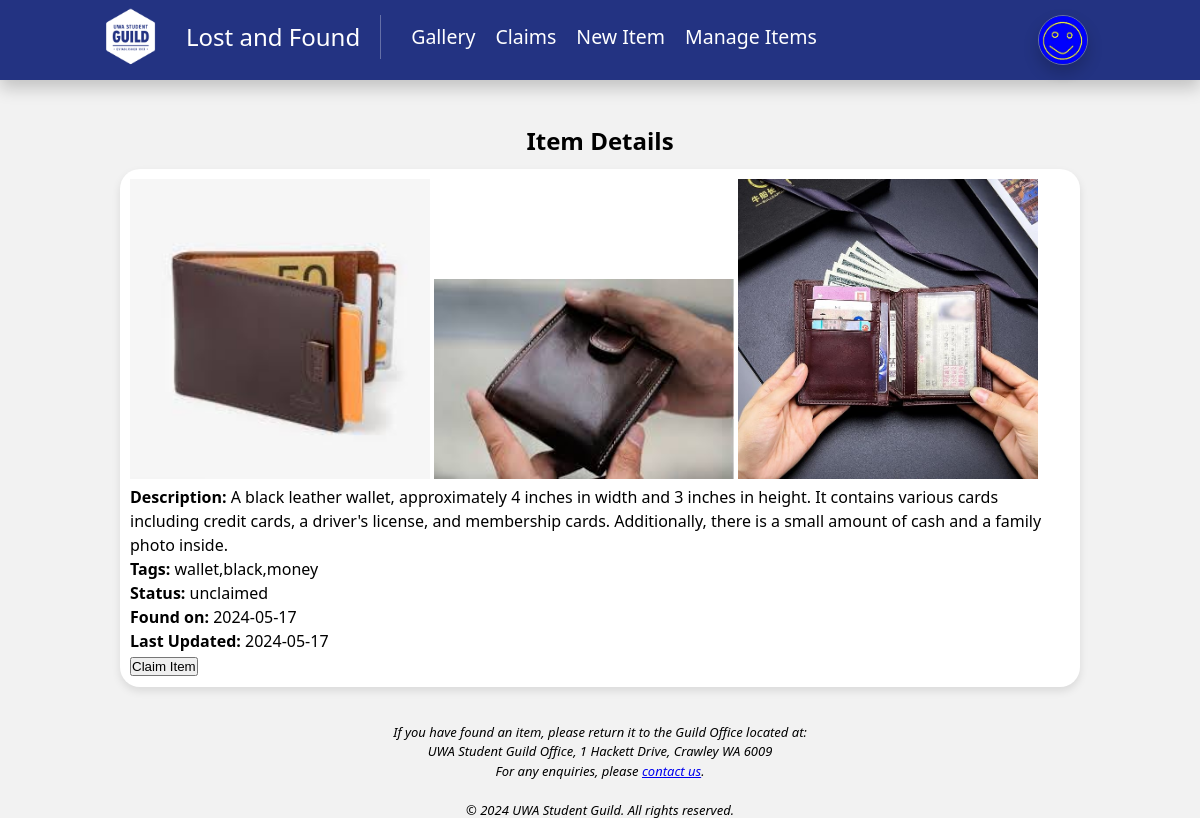
The app's page /item/1 (signed in) with its own data.
### app/models.py (models this page shows, shortened)
class User(UserMixin, db.Model):
    id = db.Column(db.Integer, primary_key=True)
    email = db.Column(db.String(120), index=True, unique=True)
    password_hash = db.Column(db.String(128))
    previlage = db.Column(db.String(128))
    first_name = db.Column(db.String(128))
    last_name = db.Column(db.String(128))
    photo_path = db.Column(db.String(128), default="sample_profile_photo.jpg")
    created_at = db.Column(db.DateTime, default=datetime.now)
    updated_at = db.Column(db.DateTime, default=datetime.now, onupdate=datetime.now)

class LostItem(db.Model):
    id = db.Column(db.Integer, primary_key=True)
    name = db.Column(db.String(128))
    description = db.Column(db.String(512))
    tags = db.Column(db.String(128))
    photo_paths = db.Column(db.String(128))
    status = db.Column(db.String(128), default="unclaimed")
    created_at = db.Column(db.DateTime, default=datetime.now)
    updated_at = db.Column(db.DateTime, default=datetime.now, onupdate=datetime.now)
    admin_id = db.Column(db.Integer, db.ForeignKey('user.id'))

### app/routes.py (the view)
@app.route('/item/<int:item_id>')
@login_required
def item(item_id):
    item = LostItem.query.get_or_404(item_id) # Fetch the item or return 404 if not found
    photo_paths = json.loads(item.photo_paths)
    return render_template('item.html', item_id=item_id, item=item, photo_paths=photo_paths)

### app/models.py (called while the page is built)
@login.user_loader
def load_user(id):
    return db.session.get(User, int(id))

### app/templates/item.html (shortened to what this page needs)
{% extends "base.html" %}
{% block header %}
Item Details
{% endblock %}
{% block content %}
<main>
    <section>
        {% for photo_path in photo_paths %}
        <img src="{{ url_for('static', filename='item_photos/' + photo_path) }}" alt="Image of {{ item.name }}"
            width="300">
        {% endfor %}
        <p><strong>Description:</strong> {{ item.description }}</p>
        <p><strong>Tags:</strong> {{ item.tags }}</p>
        <p><strong>Status:</strong> {{ item.status }}</p>
        <p><strong>Found on:</strong> {{ item.created_at.strftime('%Y-%m-%d') }}</p>
        <p><strong>Last Updated:</strong> {{ item.updated_at.strftime('%Y-%m-%d') }}</p>
    </section>
    <section>
        <button id="claimBtn">Claim Item</button>
    </section>
</main>
{% endblock %}

### app/templates/base.html (shortened to what this page needs)
<!DOCTYPE html>
<html lang="en">
<head>
    <link rel="stylesheet" type="text/css" href="{{ url_for('static', filename='css/styles.css') }}">
</head>
    <body>
        <header>
            <nav class="navbar">
                <div class="nav-items">
                    <div class="nav-menu">
                        <img class="logo-navbar" src="{{ url_for('static', filename='css/SGlogo.PNG') }}" alt="Student Guild Logo">
                        <div class="nav-menu-title">Lost and Found</div>
                        <a href="{{ url_for('gallery') }}">Gallery</a>
                        {% if current_user.previlage == 'admin' %}
                            <a href="{{ url_for('admin_claims') }}">Claims</a>
                            <a href="{{ url_for('new_item') }}">New Item</a>
                            <a href="{{ url_for('admin_manage_items') }}">Manage Items</a>
                        {% endif %}
                        <div class="dropdown">
                            <img class="profile-navbar" src="{{ url_for('static', filename='profile_photos/' + current_user.photo_path) }}" alt="Profile Image" class="profile-img">
                        </div>
                    </div>
                </div>
            </nav>
        </header>
        <div class="page-header">
            <h2>{% block header %}Default Header{% endblock %}</h2>
        </div>
        <div class="content-container">
            {% block content %}
            {% endblock %}
        </div>
        <footer class ="additional-text">
            <p>If you have found an item, please return it to the Guild Office located at:</p>
            <address>
                UWA Student Guild Office, 1 Hackett Drive, Crawley WA 6009
            </address>
            <p>For any enquiries, please <a href="https://www.uwastudentguild.com/contact" target="blank">contact us</a>.</p>
            <br>
            <p >© 2024 UWA Student Guild. All rights reserved.</p>
        </footer>
    </body>
</html>

### app/static/css/styles.css (style rules this page uses)
* { margin: 0; padding: 0; box-sizing: border-box; }
body { font-family: 'Segoe UI', 'Open Sans', 'Helvetica Neue', sans-serif; font-size: 1rem; font-weight: 300; line-height: 1.5; scroll-behavior: smooth; background-color: rgb(242, 242, 242); }
.navbar { position: fixed; width: 100%; height: 80px; display: flex; flex-direction: row; border-bottom: 1px solid #233382; background-color: #233382; z-index: 1000; box-shadow: 0px 8px 16px 0px rgba(0,0,0,0.2); }
.nav-items { width: 100%; margin-left: 8%; margin-right: 8%; }
.nav-menu { display: flex; position: static; width: 100%; height: 100%; background: none; align-items: center; padding-bottom: 5px; font-size: 19.5px; font-weight: bolder; }
.nav-menu-title { font-size: x-large; color: white; padding-left: 20px; text-align: center; }
.nav-menu a { display: block; padding: 20px 10px; color: white; text-decoration: none; text-align: center; }
.logo-navbar { width: 70px; height: 70px; object-fit: scale-down; }
.dropdown { margin-top: 2vb; margin-left: auto; margin-right: 2vb; margin-bottom: 0.5vb; }
.profile-navbar { width: 50px; height: 50px; border-radius: 50%; border: 1px solid rgba(255, 255, 255, 0.3); box-shadow: 0px 8px 16px 0px rgba(0,0,0,0.2); }
.additional-text { padding-top: 3%; font-size: small; font-style: italic; text-align: center; }
.page-header { padding-top: 15vb; text-align: center; font-weight: 350; }
.content-container { display: block; background-color: white; width: 80%; margin-left: 10%; margin-right: 10%; margin-top: 10px; border-radius: 20px; box-shadow: 0 4px 8px rgba(0,0,0,0.1); padding: 10px; overflow: auto; }

### records on screen
User: photo_path (picture)
LostItem: description "A black leather wallet, approximately 4 inches in width and 3 inches in height. It contains various cards including credit cards, a driver's license, and membership cards. Additionally, there is a small amount of cash and a family photo inside.", tags "wallet,black,money", status "unclaimed", created_at "2024-05-17", updated_at "2024-05-17"
